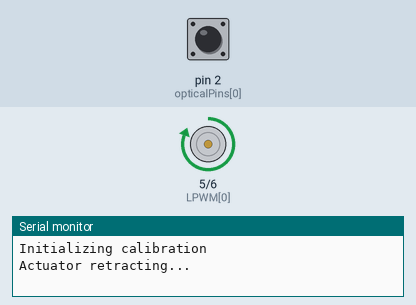
A sketch run on a simulated Arduino Uno, built with avr-gcc and run on an emulated ATmega328P. On the bench: motor-driver pin pairs drawn as motors (green arrow = first pin HIGH = forward, orange = second pin HIGH = backward, longer = more drive), the last lines printed to the serial monitor. The test bench sets the inputs (shaded band); at power-on: pin 2 (opticalPins[0]) HIGH.

Above: at 0.1 s.
At 1.3 s:
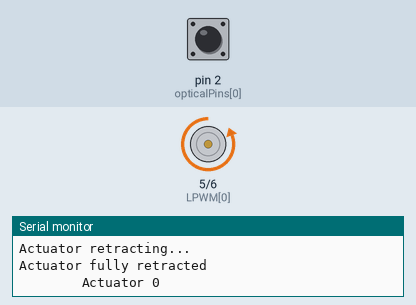
Timing chart, 0 to 3.9 s (numbered marks = the images above):
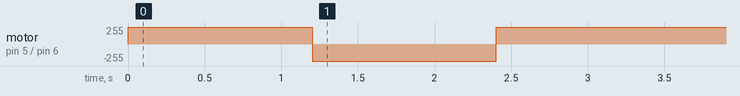

The sketch:

actuador_lineal.ino
```cpp
/* Written by Firgelli Automations
 * Limited or no support: we do not have the resources for Arduino code support
 * This code exists in the public domain
 *
 * Program requires two (or more) of our supported linear actuators:
 * FA-OS-35-12-XX
 * FA-OS-240-12-XX
 * FA-OS-400-12-XX
 * Products available for purchase at https://www.firgelliauto.com/collections/linear-actuators/products/optical-sensor-actuators
 */

#include <elapsedMillis.h>
elapsedMillis timeElapsed;

#define numberOfActuators 1
int RPWM[numberOfActuators]={6}; //PWM signal right side
int LPWM[numberOfActuators]={5};
int opticalPins[numberOfActuators]={2}; //connect optical pins to interrupt pins on Arduino. More information: https://www.arduino.cc/reference/en/language/functions/external-interrupts/attachinterrupt/
volatile long lastDebounceTime_0=0; //timer for when interrupt was triggered
volatile long lastDebounceTime_1=0;

int Speed = 255; //choose any speed in the range [0, 255]

#define falsepulseDelay 20 //noise pulse time, if too high, ISR will miss pulses.
volatile int counter[numberOfActuators]={};
volatile int prevCounter[numberOfActuators]={};
int Direction; //-1 = retracting
               // 0 = stopped
               // 1 = extending

int extensionCount[numberOfActuators] = {};
int retractionCount[numberOfActuators] = {};
int pulseTotal[numberOfActuators]={}; //stores number of pulses in one full extension/actuation

void setup(){
  for(int i=0; i<numberOfActuators; i++){
    pinMode(RPWM[i],OUTPUT);
    pinMode(LPWM[i], OUTPUT);
    pinMode(opticalPins[i], INPUT_PULLUP);
    counter[i]=0; //initialize variables as array of zeros
    prevCounter[i]=0;
    extensionCount[i] = 0;
    retractionCount[i] = 0;
    pulseTotal[i] = 0;
  }
  attachInterrupt(digitalPinToInterrupt(opticalPins[0]), count_0, RISING);
  attachInterrupt(digitalPinToInterrupt(opticalPins[1]), count_1, RISING);

  Serial.begin(9600);
  Serial.println("Initializing calibration");
  Serial.println("Actuator retracting...");
  Direction = -1;
  moveTillLimit(Direction, 255);
  Serial.println("Actuator fully retracted");
  delay(1000);

  for(int i=0; i<numberOfActuators; i++){
    Serial.print("\t\t\t\tActuator ");
    Serial.print(i);
  }

  Direction = 1;
  moveTillLimit(Direction, 255); //extend fully and count pulses
  Serial.print("\nExtension Count:");
  for(int i=0; i<numberOfActuators; i++){
  extensionCount[i]=counter[i];
  Serial.print("\t\t");
  Serial.print(extensionCount[i]);
  Serial.print("\t\t\t");
  }
  delay(1000);

  Direction = -1;
  moveTillLimit(Direction, 255); //retract fully and count pulses
  Serial.print("\nRetraction Count:");
  for(int i=0; i<numberOfActuators; i++){
  retractionCount[i]=counter[i];
  Serial.print("\t\t");
  Serial.print(abs(retractionCount[i]));
  Serial.print("\t\t\t");
  }
  Serial.print("\n");

  for(int i=0; i<numberOfActuators; i++){
    Serial.print("\nActuator ");
    Serial.print(i);
    Serial.print(" average pulses: ");
    pulseTotal[i]=(extensionCount[i]+abs(retractionCount[i]))/2; //takes the average of measurements
    Serial.print(pulseTotal[i]);
  }
  Serial.println("\n\nEnter these values in the synchronous control progam.");
}

void loop() {
}

void moveTillLimit(int Direction, int Speed){
  //this function moves the actuator to one of its limits
  for(int i = 0; i < numberOfActuators; i++){
    counter[i] = 0; //reset counter variables
    prevCounter[i] = 0;
  }
  do {
    for(int i = 0; i < numberOfActuators; i++) {
      prevCounter[i] = counter[i];
    }
    timeElapsed = 0;
    while(timeElapsed < 200){ //keep moving until counter remains the same for a short duration of time
      for(int i = 0; i < numberOfActuators; i++) {
        driveActuator(i, Direction, Speed);
      }
    }
  } while(compareCounter(prevCounter, counter)); //loop until all counts remain the same
}

bool compareCounter(volatile int prevCounter[], volatile int counter[]){
  //compares two arrays and returns false when every element of one array is the same as its corresponding indexed element in the other array
  bool areUnequal = true;
  for(int i = 0; i < numberOfActuators; i++){
    if(prevCounter[i] == counter[i]){
      areUnequal = false;
    }
    else{ //if even one pair of elements are unequal the entire function returns true
      areUnequal = true;
      break;
    }
  }
  return areUnequal;
}

void driveActuator(int Actuator, int Direction, int Speed){
  int rightPWM=RPWM[Actuator];
  int leftPWM=LPWM[Actuator];

  switch(Direction){
  case 1: //extension
    analogWrite(rightPWM, Speed);
    analogWrite(leftPWM, 0);
  break;

  case 0: //stopping
    analogWrite(rightPWM, 0);
    analogWrite(leftPWM, 0);
  break;

  case -1: //retraction
    analogWrite(rightPWM, 0);
    analogWrite(leftPWM, Speed);
  break;
  }
}

void count_0(){
  //This interrupt function increments a counter corresponding to changes in the optical pin status
  if ((millis() - lastDebounceTime_0) > falsepulseDelay) { //reduce noise by debouncing IR signal
    lastDebounceTime_0 = millis();
    if(Direction==1){
      counter[0]++;
    }
    if(Direction==-1){
      counter[0]--;
    }
  }
}

void count_1(){
  if ((millis() - lastDebounceTime_1) > falsepulseDelay) {
    lastDebounceTime_1 = millis();
    if(Direction==1){
      counter[1]++;
    }
    if(Direction==-1){
      counter[1]--;
    }
  }
}
```
